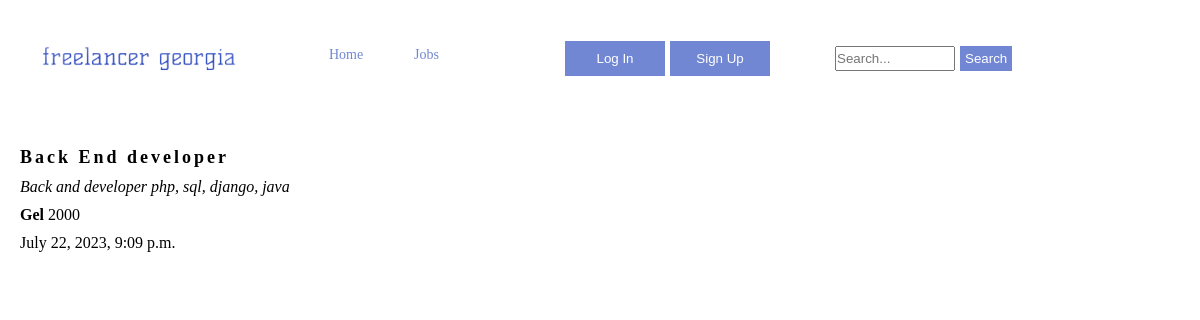
The app's page /jobs/2 with its own data.
### jobs/models.py (models this page shows, shortened)
class Articles(models.Model):
    title = models.CharField('Jobs TiTle', max_length=50)
    description = models.TextField('Job Description')
    currency = models.CharField('Specify the Currency', max_length=10)
    budget = models.CharField('Budget', max_length=10)
    data = models.DateTimeField('Publishing Data')

### jobs/views.py (the view)
# urls.py: path('<int:pk>', views.JobsDetailView.as_view(), name='detail'),
class JobsDetailView(DetailView):
    model = Articles
    template_name = 'jobs/detail.html'
    context_object_name = 'article'

### jobs/templates/jobs/detail.html (shortened to what this page needs)
{% load static %}
<!doctype html>
<html lang="en">
<head>
    <link rel="stylesheet" href="{% static 'jobs/css/jobs.css' %} ">
</head>
<body>
    <div class="container">
        <div class="container">
         <div class="container-inner">
            <div class="header">
                <div class="logo-box">
                     <a href="{% url 'home' %}">
                        <img src="{% static 'main/images/logo.png' %} "  class="logo" alt="">
                     </a>
                </div>
                <nav class="mobile-nav">
                    <a href="{% url 'home' %}" class="home_text">
                        Home
                    </a>
                    <a href="{% url 'jobs' %}" class="jobs_text">
                        Jobs
                    </a>
                </nav>
                {% if request.user.is_authenticated %}
                     <div class="logged-user">
                          <span>Hello</span><p class="hello-user">{{ user }}</p>
                         <a href=" {% url 'accounts' %}  ">
                             <button class="btn-user">Main Page</button>
                         </a>
                         <form class="logout" method="post" action="logout">
                            {% csrf_token %}
                            <button class="out" type="submit">Logout</button>
                         </form>
                         <a href="{% url 'jobs' %}" >
                            <button class="out" type="submit">Jobs</button>
                         </a>
                     </div>
                 {% else %}
                <div class="btn-desktop-box">
                        <a href="{% url 'login' %}">
                            <button class="signup" type="submit">Log In</button>
                        </a>
                        <a href="{% url 'sign_up' %}">
                            <button onmouseover="show()" class="signup" type="submit">Sign Up</button>
                        </a>
                </div>
                {% endif %}
                <form class='search' action="{% url 'search' %}" method="post">
                    <input class="search-input"  type="text" name="search" placeholder="Search...">
                    <button class="searchbtn" type="submit">Search</button>
                </form>
            </div>
        </div> </div>
        <div class="detail-view">
            <h3>{{ article.title}}</h3>
            <p class="descript">{{ article.description}}</p>
            <span class="currency">{{ article.currency}}</span>
            {{ article.budget}}
            <p class="date">{{ article.data}}</p>
        </div>
    </div>
</body>
</html>

### jobs/static/jobs/css/jobs.css (style rules this page uses)
body { overflow-x: none; }
* { margin: 0; padding: 0; box-sizing: border-box; }
.container { padding: 20px; }
nav { display:flex; justify-content: space-between; align-items: center; }
a { text-decoration: none; }
.header { display:flex; justify-content: space-between; align-items: center; }
.logo-box { width: 150px; }
.logo-box img { width: 100%; }
.mobile-nav { display: none; }
.mobile-nav * { margin: -3px 10px 0 10px; color: #7287d3; font-size: 17px; }
.signup { background: #7287d3; color: white; border: none; padding: 5px; cursor: pointer; margin-left: 5px }
.btn-desktop-box { display: none; }
.detail-view { margin-top: 50px; }
.detail-view h3 { font-size: 18px; letter-spacing: 3px; margin-bottom: 10px; }
.descript { font-style: italic; margin-bottom:10px; }
.currency { font-weight: 600; }
.date { margin-top: 10px; }
.search { width: 100px; margin-left: -10px; display: none; }
.searchbtn { background: #7287d3; color: white; border: none; padding: 5px; cursor: pointer; margin-left: 5px; display: none; }
.search-input { width: 100%; display: none; }
@media screen and (min-width: 768px) { .search { width: 250px; margin-left: -10px; display:flex; } }
@media screen and (min-width: 768px) { .logo-box { width: 150px; } }
@media screen and (min-width: 768px) { .logo-box img { width: 100%; } }
@media screen and (min-width: 768px) { .searchbtn { background: #7287d3; color: white; border: none; padding: 5px; cursor: pointer; margin-left: 5px; display: flex; } }
@media screen and (min-width: 768px) { .search-input { width: 120px; display: flex; } }
@media screen and (min-width: 1024px) { .logo-box { width: 200px; } }
@media screen and (min-width: 1024px) { .logo-box img { width: 100%; } }
@media screen and (min-width: 1024px) { .mobile-nav { display: flex; } }
@media screen and (min-width: 1024px) { .mobile-nav * { margin: -7px 30px 0 14px; color: #7287d3; font-size: 14px; width: 41px; } }
@media screen and (min-width: 1024px) { .signup { background: #7287d3; color: white; border: none; height: 35px; width: 100px; padding: 5px; cursor: pointer; } }
@media screen and (min-width: 1024px) { .btn-desktop-box { display: flex; } }

### records on screen
Articles: title "Back End developer", description "Back and developer php, sql, django, java", currency "Gel", budget "2000", data "July 22, 2023, 9:09 p.m."
